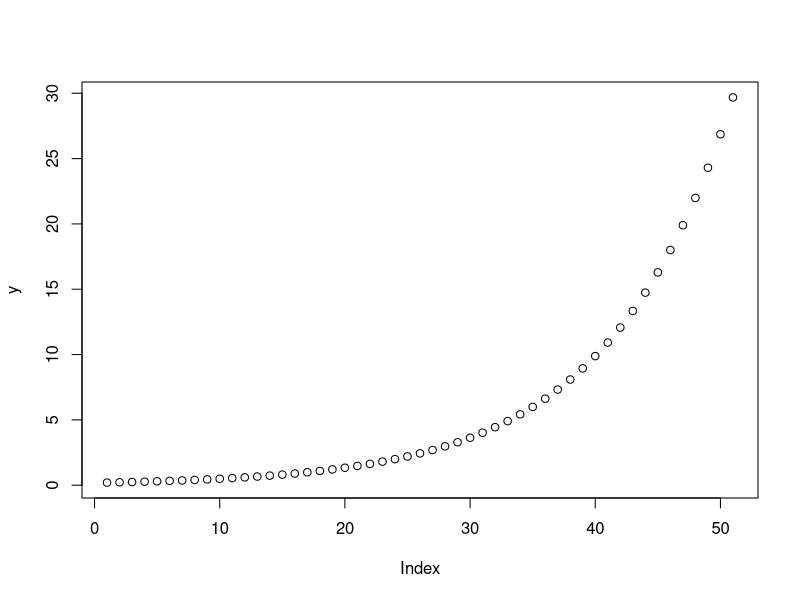
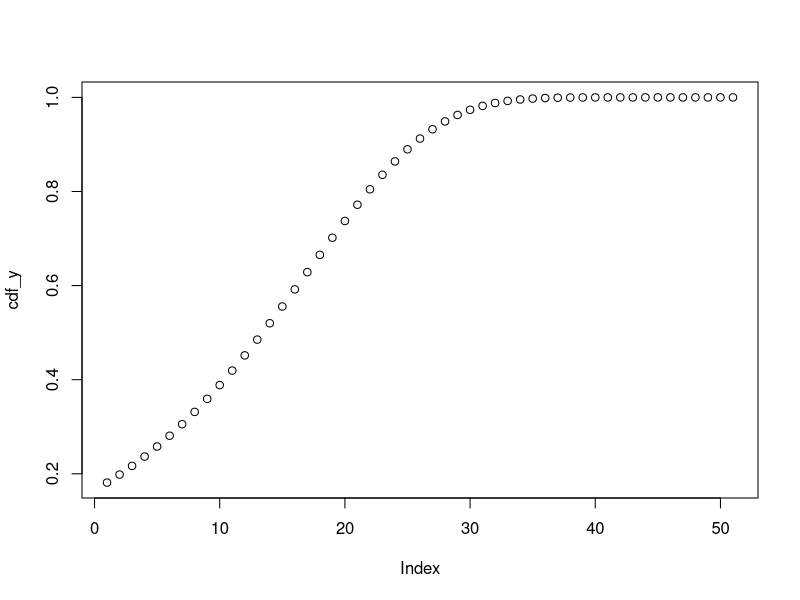

These charts were generated, in order, by the following R code: (Note: this script raises an error after producing the figures.)
#Gompertz mortality

gompertz_haz <- function(a, b, x){
  y <- a * exp(b*x)
  return(y)
}

y <- gompertz_haz(a = 0.2, b = 0.1, x = 0:50)
y
plot(y)

gompertz_cdf <- function(a, b, x){
  cdf <- 1 - exp(-a*exp(b*x))
  return(cdf)
}

cdf_y <- gompertz_cdf(a = 0.2, b = 0.1, x = 0:50)
plot(cdf_y)
diff(cdf_0_10)
plot(diff(cdf_0_10))
